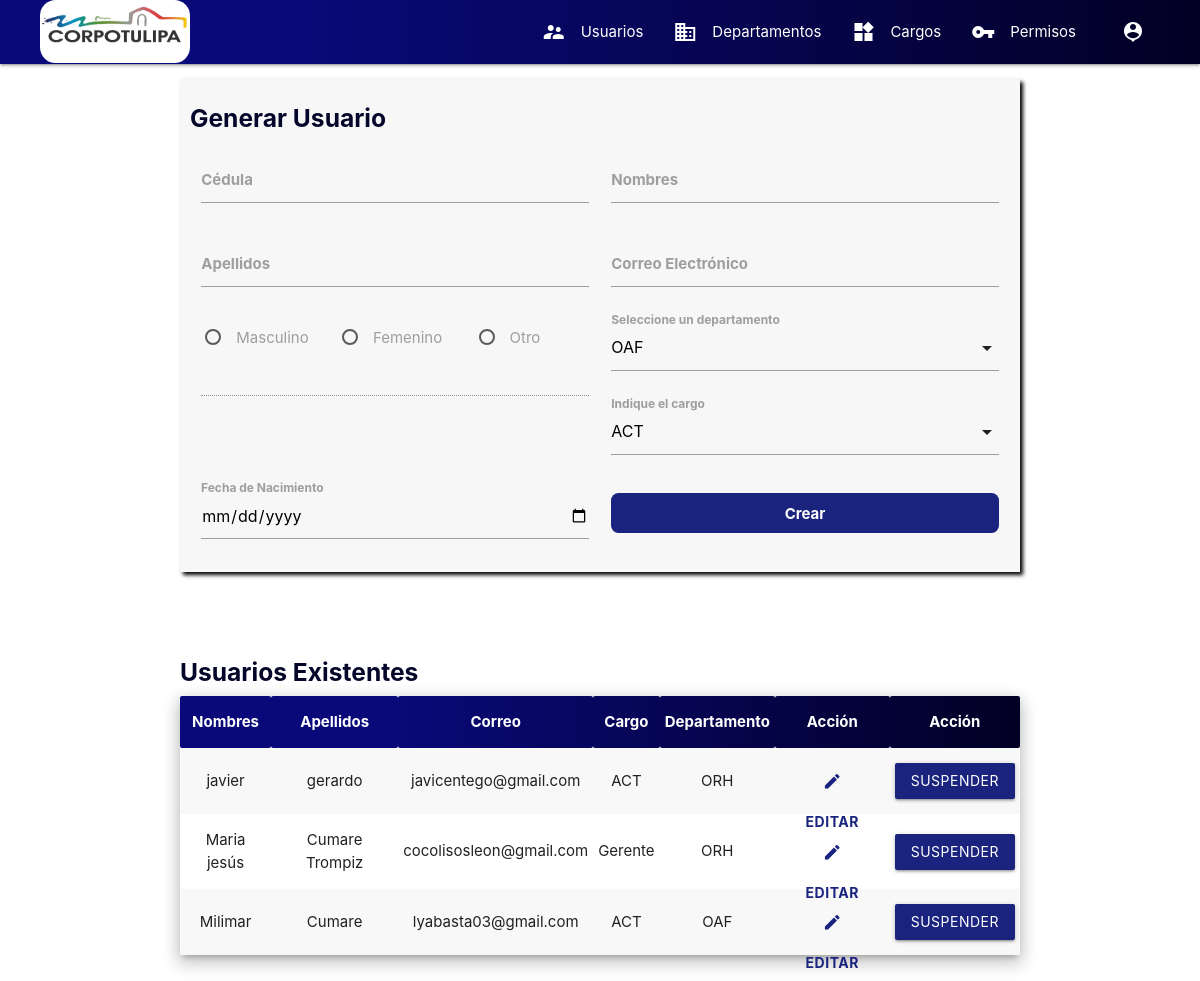
/frontend/generar_usuario (signed in), run on an earlier commit of the app's database.
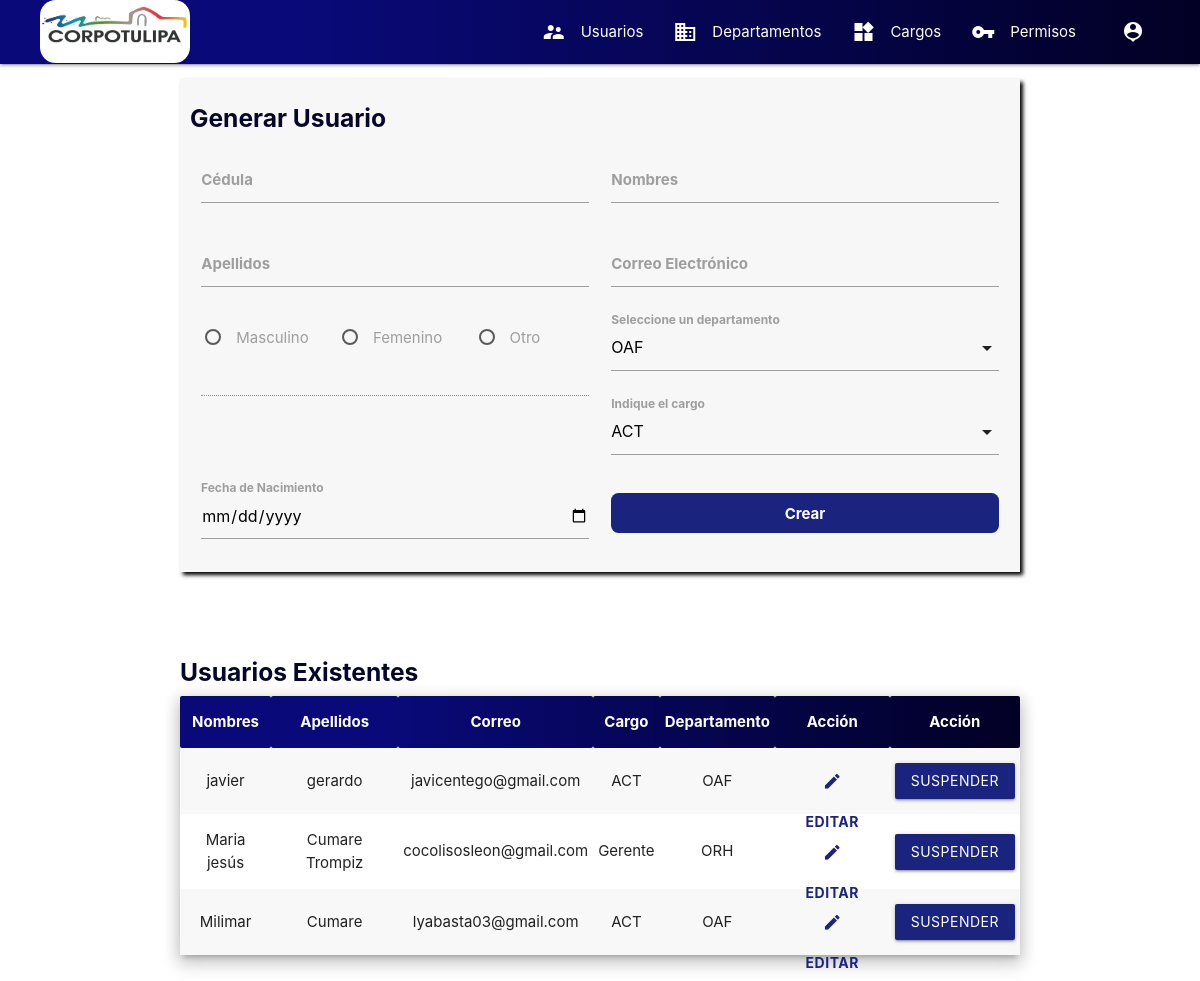
And on a later commit of the database.
### tables this page shows
CREATE TABLE `perfil` (
  `id_usuario` int(11) NOT NULL,
  `cedula` varchar(10) NOT NULL,
  `nombre` varchar(255) NOT NULL,
  `apellido` varchar(255) NOT NULL,
  `genero` varchar(10) NOT NULL,
  `img` varchar(1000) NOT NULL DEFAULT 'frontend/img/profile/none.jpg',
  `email_validado` tinyint(1) NOT NULL DEFAULT 0,
  `fecha_nacimiento` date NOT NULL,
  `cargo_id` int(11) DEFAULT NULL,
  `departamento_id` int(11) DEFAULT NULL
);

CREATE TABLE `usuario` (
  `id` int(11) NOT NULL,
  `password` varchar(255) NOT NULL,
  `email` varchar(255) NOT NULL,
  `status` varchar(20) NOT NULL DEFAULT 'active',
  `permisos` varchar(20) NOT NULL DEFAULT 'basic'
);

CREATE TABLE `cargo` (
  `cargo_id` int(11) NOT NULL,
  `cargo` varchar(255) NOT NULL,
  `rango` int(11) NOT NULL
);

CREATE TABLE `departamento` (
  `departamento_id` int(11) NOT NULL,
  `departamento` varchar(500) NOT NULL,
  `siglas` varchar(10) NOT NULL,
  `sede` varchar(200) NOT NULL
);

### Router.php (called while the page is built, shortened)
<?php
class Router{
    public $uri;
    public $controller;
    public function setUri(){
        $this->uri = explode('/', $_SERVER['REQUEST_URI']);
    }
    public function setController(){
        $this->controller = $this->uri[2] === '' ? 'Home' : $this->uri[2];
    }
    public function getController(){
        return $this->controller;
    }
}

### controllers/controller.php (called while the page is built, shortened)
<?php
class ControllersSuperuser{
    public function generarUser($router){
        include('backend/bd.php');
        $sql2="SELECT * FROM usuario INNER JOIN perfil ON usuario.id = perfil.id_usuario LEFT JOIN cargo ON perfil.cargo_id = cargo.cargo_id LEFT JOIN departamento ON perfil.departamento_id = departamento.departamento_id";
        $proceso2=$bd->query($sql2);
        return include("frontend/superuser/crear_usuario.php");
    }
}

### frontend/superuser/crear_usuario.php (the view, shortened to what this page needs)
<?php
include("frontend/modularizacion/encabezado_html.php");
include("frontend/modularizacion/menu.php");
?>
<div class="container section">
    <div class="row">
        <div class="col s12">
            <div class="row cont-crear">
                <form id="form">
                    <h5 class="title">Generar Usuario</h5>
                    <div class="input-field col s12 m6">
                        <input type="text" name="cedula" id="cedula">
                        <label for="cedula" style="font-weight: bold;">Cédula</label>
                    </div>
                    <div class="input-field col s12 m6">
                        <input type="text" name="nombre" id="nombre">
                        <label for="nombre">Nombres</label>
                    </div>
                    <div class="input-field col s12 m6">
                        <input type="text" name="apellido" id="apellido">
                        <label for="apellido">Apellidos</label>
                    </div>
                    <div class="input-field col s12 m6">
                        <input type="email" name="email" id="email">
                        <label for="email">Correo Electrónico</label>
                    </div>
                    <div class="input-field col s12 m6">
                        <div class="row">
                            <div class="col s12 m4">
                                <p>
                                    <label>
                                        <span>Masculino</span>
                                    </label>
                                </p>
                            </div>
                            <div class="col s12 m4">
                                <p>
                                    <label>
                                        <span>Femenino</span>
                                    </label>
                                </p>
                            </div>
                            <div class="col s12 m4">
                                <p>
                                    <label>
                                        <span>Otro</span>
                                    </label>
                                </p>
                            </div>
                            <div class="col s12">
                                <input type="text" name="other" id="other" disabled>
                            </div>
                        </div>
                    </div>
                    <div class="input-field col s12 m6">
                        <label>Seleccione un departamento</label>
                    </div>
                    <div class="input-field col s12 m6">
                        <label>Indique el cargo</label>
                    </div>
                    <div class="input-field col s12 m6">
                        <input type="date" name="nacimiento" id="nacimiento">
                        <label for="nacimiento">Fecha de Nacimiento</label>
                    </div>
                    <div class="input-field col s12 m6">
                        <button type="submit" class="btn-entrar" id="btn-submit">Crear</button>
                    </div>
                </form>
            </div>
        </div>
    </div>
</div>
<div class="container section">
    <h5 class="title">Usuarios Existentes</h5>
    <table id="tabla" class="striped responsive-table z-depth-3 centered">
        <thead class="table-head">
            <th>Nombres</th>
            <th>Apellidos</th>
            <th>Correo</th>
            <th>Cargo</th>
            <th>Departamento</th>
            <th>Acción</th>
            <th>Acción</th>
        </thead>
        <tbody>
            <?php
            while ($usuarios = $proceso2->fetch_assoc()) {
            ?>
                <tr>
                    <td><?php echo $usuarios["nombre"] ?></td>
                    <td><?php echo $usuarios["apellido"] ?></td>
                    <td><?php echo $usuarios["email"] ?></td>
                    <td><?php echo $usuarios["cargo"] ?></td>
                    <td><?php echo $usuarios["siglas"] ?></td>
                    <td>
                        <a href="editar_usuario/<?php echo $usuarios["id"]; ?>"
                        class="btn btn-flat indigo-text text-darken-4" style="font-weight: bold;">
                        <i class="material-icons prefix">edit</i>Editar</a>
                    </td>
                    <td>
                        <button type="button" id="btn-submit" class="btn indigo darken-4 waves-effect waves-light"
                            onclick="suspender(<?php echo $usuarios['id'] ?>, <?php if ($usuarios['status'] == 'active') echo '1';
                                                else echo '0';  ?>)"><?php if ($usuarios['status'] == 'active') echo 'Suspender';
                                                else echo 'Reactivar';  ?></button></td>
                </tr>
            <?php } ?>
        </tbody>
    </table>
</div>
<?php
include("frontend/modularizacion/cierre_html.php");
?>

### index.php (shortened to what this page needs)
<?php
require 'Router.php';
require 'controllers/controller.php';
$router = new Router();
$controlsuper = new ControllersSuperuser();
switch ($router->getController()) {
    case 'generar_usuario':
        if (isset($_SESSION['id'])) {
            if ($_SESSION['permisos'] == "super") {
                if ($_SERVER['REQUEST_METHOD'] == 'GET') {
                    $controlsuper->generarUser($router);
                } else if ($_SERVER['REQUEST_METHOD'] == 'POST')
                    include("backend/crear_usuario_back.php");
            } else
                header("Location: 404");
        } else
            header("Location: login");
        break;
}

### frontend/modularizacion/encabezado_html.php (shortened to what this page needs)
<!DOCTYPE html>
<html lang="es">
<head>
    <link rel="stylesheet" href="frontend/css/materialize.min.css">
    <link rel="stylesheet" href="frontend/css/style.css">
</head>
<body>

### frontend/modularizacion/menu.php (shortened to what this page needs)
<nav>
    <div class="nav-wrapper navcolor">
        <div class="contenedor-nav">
            <a href="login" class="brand-logo"><img src="frontend/img/resources/logo.jpg" class="img-logo" alt=""></a>
            <ul class="right hide-on-med-and-down">
                <?php
                if ($_SESSION["permisos"] == "super") {
                ?>
                    <li><a href="generar_usuario"><i class="material-icons left">supervisor_account</i>Usuarios</a></li>
                    <li><a href="departamentos"><i class="material-icons left">domain</i>Departamentos</a></li>
                    <li><a href="cargos"><i class="material-icons left">widgets</i>Cargos</a></li>
                    <li><a href="permisos"><i class="material-icons left">vpn_key</i>Permisos</a></li>
                <?php
                }
                ?>
                <li><a class="dropdown-trigger" href="#!" data-target="drop_perfil"><?php echo $_SESSION["nombre"] ?><i class="material-icons right">person_pin</i></a></li>
            </ul>
        </div>
    </div>
</nav>

### frontend/modularizacion/cierre_html.php (shortened to what this page needs)
</body>
</html>

### frontend/css/style.css (style rules this page uses)
* { margin: 0; padding: 0; }
.navcolor { background: linear-gradient(90deg, rgba(9,9,121,1) 25%, rgba(2,0,36,1) 100%); }
.table-head { background: linear-gradient(90deg, rgba(9,9,121,1) 25%, rgba(2,0,36,1) 100%); color: white; }
.btn-entrar { width: 100%; height: 40px; border: transparent; border-radius: .5em; color: white; font-weight: bold; cursor: pointer; background-color: #1a237e; }
.contenedor-nav { margin: 0 40px; }
.cont-crear { background-color: rgb(247, 247, 247); box-shadow: 3px 3px 4px black; padding: 10px; }
.img-logo { width: 150px; height: 63px; border-radius: .5em; }
.title { color: #040729; font-weight: bold; }
#form>.input-field>label { font-weight: bold; }

What changed in the data, as far as the page shows it:
changed perfil "javier": departamento.siglas "ORH" → "OAF"
